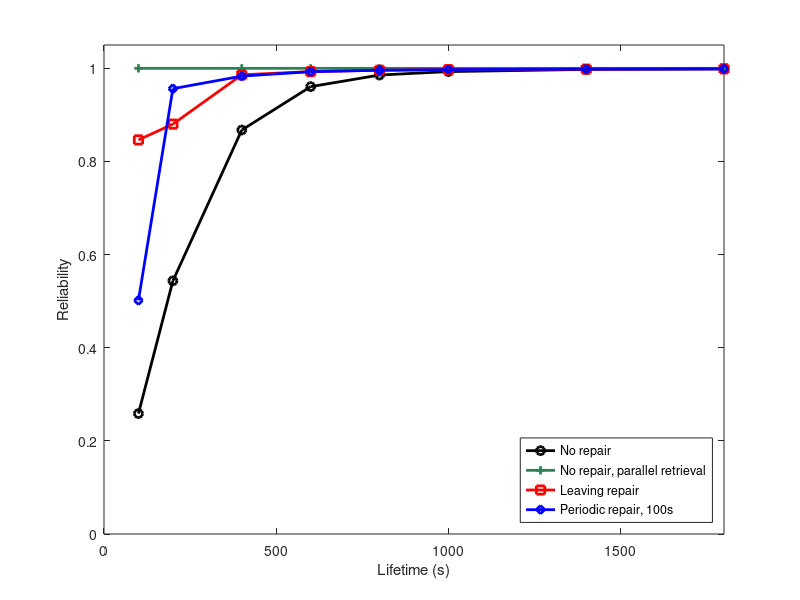
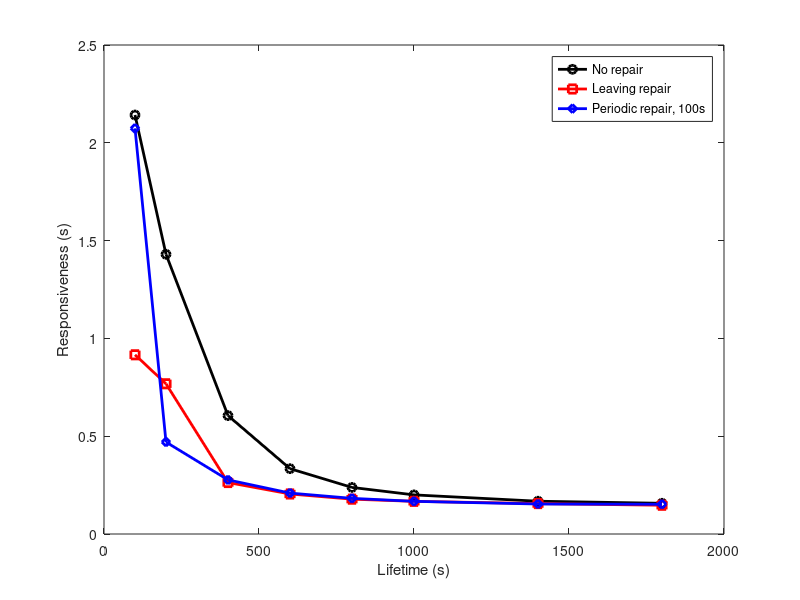
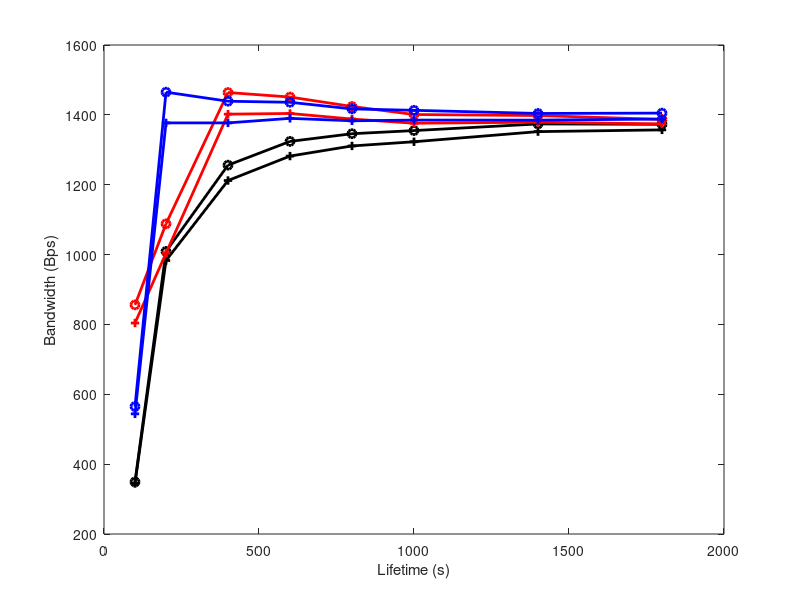
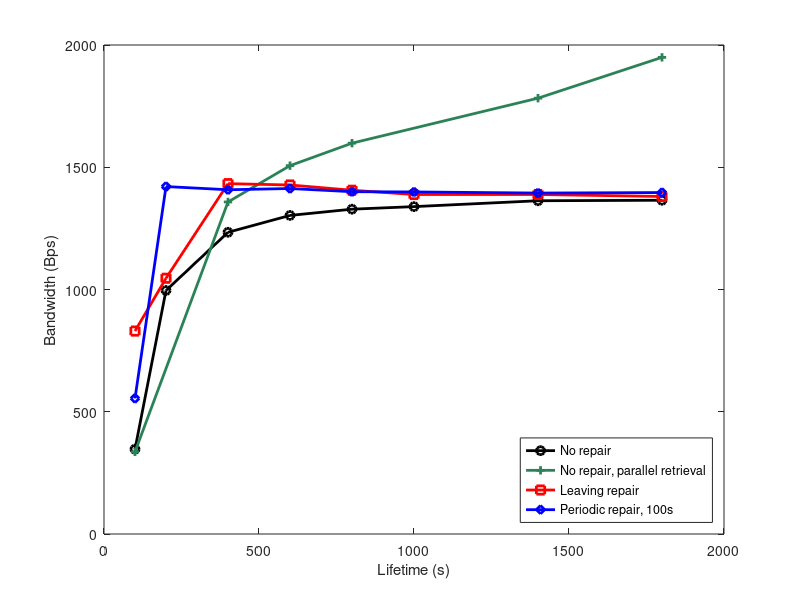

These charts were generated, in order, by the following MATLAB code:
clear all
close all

lifetime =     [100, 200, 400, 600, 800, 1000, 1400, 1800]
lifetime_par = [100,      400, 600, 800,       1400, 1800];

%Enter results from simulation
reliability_none =     [0.2586, 0.5436, 0.8674, 0.9606, 0.9855, 0.9929, 0.9976, 0.9987];
reliability_par =      [0.9999,         0.9999, 0.9999,         0.9999, 0.9999, 0.9999];
reliability_leaving =  [0.8462, 0.8801, 0.9860, 0.9929, 0.9958, 0.9971, 0.9982, 0.9989];
reliability_periodic = [0.5016, 0.9562, 0.9832, 0.9927, 0.9958, 0.9971, 0.9984, 0.9988];

responsiveness_none =     [2.1421, 1.430, 0.6053, 0.3340, 0.2381, 0.200, 0.1676, 0.157];
responsiveness_leaving =  [0.9162, 0.768, 0.2632, 0.2046, 0.1781, 0.167, 0.1555, 0.147];
responsiveness_periodic = [2.0738, 0.470, 0.2767, 0.2092, 0.1823, 0.167, 0.1533, 0.152];

%Data used
data_in_none =      [5, 7, 7, 6, 6, 5, 5, 4];
data_out_none =     [6, 30, 81, 110, 127, 135, 149, 157];

data_in_leaving =   [5, 7, 7, 6, 6, 5, 5, 4];
data_out_leaving =  [19, 49, 93, 114, 127, 136, 150, 158];

data_in_periodic =  [5, 7, 7, 6, 6, 5, 5, 4];
data_out_periodic = [11, 53, 93, 114, 127, 137, 151, 157];

data_in_par =       [5, 7, 6, 6, 5, 4];
data_out_par =      [0.166, 10, 19, 28, 57, 157];

%Group bandwidth
bandwidth_group_in_none =      [54,  133, 183, 200, 199, 198, 197, 191];
bandwidth_group_out_none =     [41,  92,  125, 143, 149, 153, 161, 162];

bandwidth_group_in_par =       [62,       314, 314, 501,      658, 784];
bandwidth_group_out_par =      [48,       227, 427, 379,      525, 735];

bandwidth_group_in_leaving =   [549, 455, 393, 328, 280, 240, 222, 205];
bandwidth_group_out_leaving =  [482, 356, 317, 266, 230, 200, 189, 179];

bandwidth_group_in_periodic =  [187, 588, 365, 312, 273, 251, 226, 223];
bandwidth_group_out_periodic = [147, 485, 289, 251, 223, 209, 193, 194];

%Overlay bandwidth
bandwidth_overlay_in_none =      [295, 876, 1073, 1124, 1147, 1157, 1177, 1182];
bandwidth_overlay_out_none =     [304, 891, 1087, 1139, 1162, 1170, 1191, 1195];

bandwidth_overlay_in_par =       [274,      1079, 1127, 1150,       1183, 1183];
bandwidth_overlay_out_par =      [288,      1096, 1145, 1167,       1199, 1197];

bandwidth_overlay_in_leaving =   [307, 633, 1071, 1123, 1144, 1161, 1176, 1182];
bandwidth_overlay_out_leaving =  [322, 648, 1085, 1138, 1158, 1176, 1190, 1195];

bandwidth_overlay_in_periodic =  [378, 877, 1074, 1124, 1144, 1162, 1178, 1182];
bandwidth_overlay_out_periodic = [397, 892, 1088, 1139, 1160, 1176, 1192, 1194];

%The overall bandwidth is the sum of group and overlay storage bandwidth
bandwidth_overall_in_none = bandwidth_group_in_none + bandwidth_overlay_in_none;
bandwidth_overall_out_none = bandwidth_group_out_none + bandwidth_overlay_out_none;
bandwidth_overall_in_par = bandwidth_group_in_par + bandwidth_overlay_in_par;
bandwidth_overall_out_par = bandwidth_group_out_par + bandwidth_overlay_out_par;
bandwidth_overall_in_leaving = bandwidth_group_in_leaving + bandwidth_overlay_in_leaving;
bandwidth_overall_out_leaving = bandwidth_group_out_leaving + bandwidth_overlay_out_leaving;
bandwidth_overall_in_periodic = bandwidth_group_in_periodic + bandwidth_overlay_in_periodic;
bandwidth_overall_out_periodic = bandwidth_group_out_periodic + bandwidth_overlay_out_periodic;

%We don't need to include both in and out, we can just average the two.
%Nothing interesting happens seperatly.
bandwidth_overall_none = (bandwidth_overall_in_none + bandwidth_overall_out_none)/2;
bandwidth_overall_par = (bandwidth_overall_in_par + bandwidth_overall_out_par)/2;
bandwidth_overall_leaving = (bandwidth_overall_in_leaving + bandwidth_overall_out_leaving)/2;
bandwidth_overall_periodic = (bandwidth_overall_in_periodic + bandwidth_overall_out_periodic)/2;

data_none = data_in_none + data_out_none;
data_leaving = data_in_leaving + data_out_leaving;
data_periodic = data_in_periodic + data_out_periodic;
data_par = data_in_par + data_out_par;

pure_data_none = data_none./reliability_none;
pure_data_leaving = data_leaving./reliability_leaving;
pure_data_periodic = data_periodic./reliability_periodic;
pure_data_par = data_par./reliability_par;

efficiency_none = data_none./bandwidth_overall_none;
efficiency_leaving = data_leaving./bandwidth_overall_leaving;
efficiency_periodic = data_periodic./bandwidth_overall_periodic;
efficiency_par = data_par./bandwidth_overall_par;

bw_efficiency_none = efficiency_none./reliability_none;
bw_efficiency_leaving = efficiency_leaving./reliability_leaving;
bw_efficiency_periodic = efficiency_periodic./reliability_periodic;
bw_efficiency_par = efficiency_par./reliability_par;

figure
set(gca, 'FontSize', 24)
plot(lifetime, reliability_none, 'ko-', 'LineWidth',2);
hold on
plot(lifetime_par, reliability_par, '+-', 'Color',[0.17,0.51,0.34], 'LineWidth',2);
plot(lifetime, reliability_leaving, 'rs-', 'LineWidth',2);
plot(lifetime, reliability_periodic, 'bd-', 'LineWidth',2);
axis([0 1800 0 1.05])
ylabel('Reliability');
xlabel('Lifetime (s)');
hleg = legend('No repair','No repair, parallel retrieval','Leaving repair', 'Periodic repair, 100s');
set(hleg, 'Location', 'SouthEast');

figure
set(gca, 'FontSize', 24) 
plot(lifetime, responsiveness_none, 'ko-', 'LineWidth',2);
hold on
plot(lifetime, responsiveness_leaving, 'rs-', 'LineWidth',2);
plot(lifetime, responsiveness_periodic, 'bd-', 'LineWidth',2);
ylabel('Responsiveness (s)');
xlabel('Lifetime (s)');
hleg = legend('No repair','Leaving repair', 'Periodic repair, 100s');

figure
set(gca, 'FontSize', 24) 
plot(lifetime, bandwidth_overall_in_none, 'ko-', 'LineWidth',2);
hold on
plot(lifetime, bandwidth_overall_out_none, 'k+-', 'LineWidth',2);
plot(lifetime, bandwidth_overall_in_leaving, 'ro-', 'LineWidth',2);
plot(lifetime, bandwidth_overall_out_leaving, 'r+-', 'LineWidth',2);
plot(lifetime, bandwidth_overall_in_periodic, 'bo-', 'LineWidth',2);
plot(lifetime, bandwidth_overall_out_periodic, 'b+-', 'LineWidth',2);
ylabel('Bandwidth (Bps)');
xlabel('Lifetime (s)');

figure
set(gca, 'FontSize', 24) 
plot(lifetime, bandwidth_overall_none, 'ko-', 'LineWidth',2);
hold on
plot(lifetime_par, bandwidth_overall_par, '+-', 'Color',[0.17,0.51,0.34], 'LineWidth',2);
plot(lifetime, bandwidth_overall_leaving, 'rs-', 'LineWidth',2);
plot(lifetime, bandwidth_overall_periodic, 'bd-', 'LineWidth',2);
ylabel('Bandwidth (Bps)');
xlabel('Lifetime (s)');
hleg = legend('No repair','No repair, parallel retrieval','Leaving repair', 'Periodic repair, 100s');
set(hleg, 'Location', 'SouthEast');

figure
set(gca, 'FontSize', 24) 
plot(lifetime, pure_data_none, 'ko-', 'LineWidth',2);
hold on
plot(lifetime_par, pure_data_par, '+-', 'Color',[0.17,0.51,0.34], 'LineWidth',2);
plot(lifetime, pure_data_leaving, 'rs-', 'LineWidth',2);
plot(lifetime, pure_data_periodic, 'bd-', 'LineWidth',2);
ylabel('Pure data (Bps)');
xlabel('Lifetime (s)');
hleg = legend('No repair','No repair, parallel retrieval','Leaving repair', 'Periodic repair, 100s');
set(hleg, 'Location', 'SouthEast');

figure
set(gca, 'FontSize', 24) 
plot(lifetime, efficiency_none, 'ko-', 'LineWidth',2);
hold on
plot(lifetime_par, efficiency_par, '+-', 'Color',[0.17,0.51,0.34], 'LineWidth',2);
plot(lifetime, efficiency_leaving, 'rs-', 'LineWidth',2);
plot(lifetime, efficiency_periodic, 'bd-', 'LineWidth',2);
ylabel('Efficiency (Data/Bandwidth*Reliability)');
xlabel('Lifetime (s)');
hleg = legend('No repair','No repair, parallel retrieval','Leaving repair', 'Periodic repair, 100s');
set(hleg, 'Location', 'SouthEast');

figure
set(gca, 'FontSize', 24) 
plot(lifetime, bw_efficiency_none, 'ko-', 'LineWidth',2);
hold on
plot(lifetime_par, bw_efficiency_par, '+-', 'Color',[0.17,0.51,0.34], 'LineWidth',2);
plot(lifetime, bw_efficiency_leaving, 'rs-', 'LineWidth',2);
plot(lifetime, bw_efficiency_periodic, 'bd-', 'LineWidth',2);
ylabel('Bandwidth efficiency (Data/Bandwidth)');
xlabel('Lifetime (s)');
hleg = legend('No repair','No repair, parallel retrieval','Leaving repair', 'Periodic repair, 100s');
set(hleg, 'Location', 'SouthEast');
